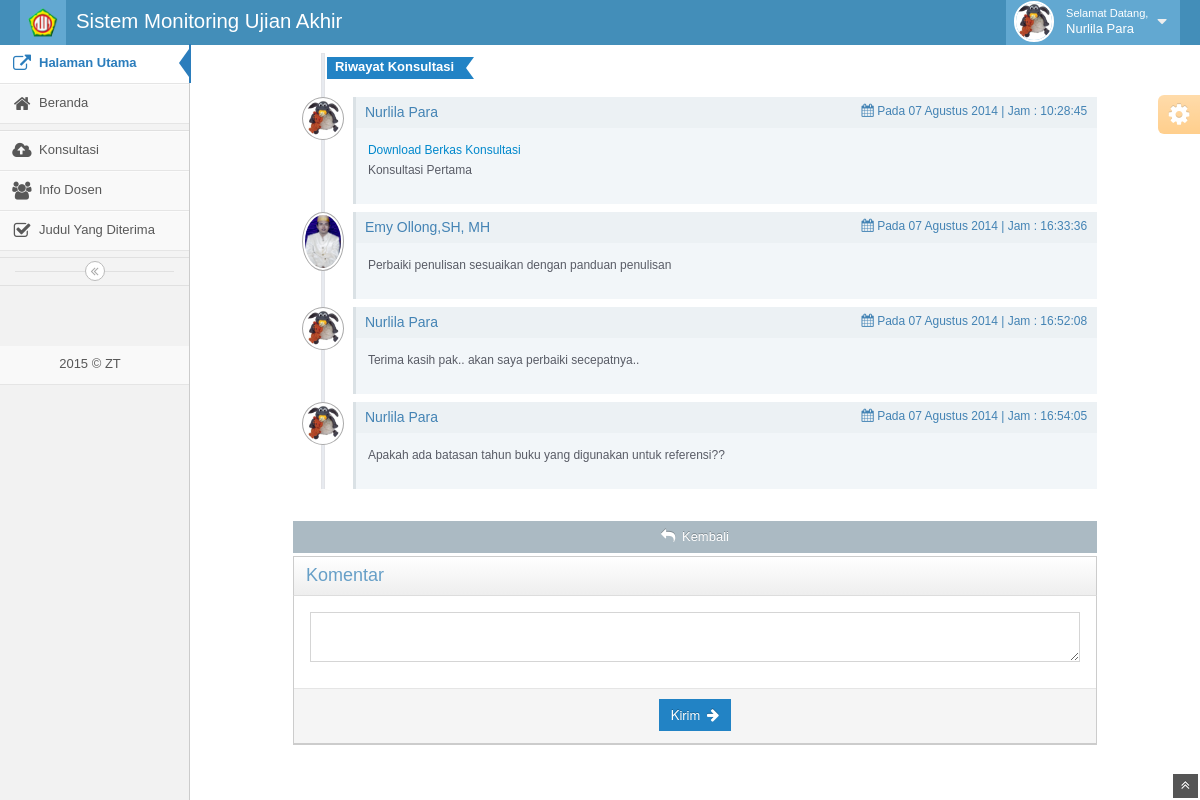
Screenshot of /media.php?page=konsul&act=dtl&kid=1 (signed in) with the database file from the repository.
### tables this page shows
CREATE TABLE IF NOT EXISTS `konsultasi` (
  `kId` int(5) NOT NULL AUTO_INCREMENT,
  `sId` int(5) NOT NULL,
  `dosId` int(11) NOT NULL,
  `kBaca` enum('0','1') NOT NULL DEFAULT '0',
  `kKet` text NOT NULL,
  `kFile` varchar(255) NOT NULL,
  `kWaktu` timestamp NOT NULL DEFAULT CURRENT_TIMESTAMP,
  PRIMARY KEY (`kId`)
);

CREATE TABLE IF NOT EXISTS `skripsi` (
  `sId` int(5) NOT NULL AUTO_INCREMENT,
  `sJudul` text NOT NULL,
  `sStatus` enum('0','1','2') NOT NULL DEFAULT '0',
  `mNim` varchar(15) NOT NULL,
  `sTahun` varchar(4) NOT NULL,
  `sTgl` date NOT NULL,
  `sNoSKPembimbing` varchar(100) DEFAULT NULL,
  `sPem1` int(11) DEFAULT NULL,
  `sPem2` int(11) DEFAULT NULL,
  `sKomentar` varchar(500) DEFAULT NULL,
  PRIMARY KEY (`sId`)
);

CREATE TABLE IF NOT EXISTS `mahasiswa` (
  `mNim` varchar(15) NOT NULL,
  `mNama` varchar(50) NOT NULL,
  `mTgllhr` date NOT NULL,
  `mTmpt` varchar(25) NOT NULL,
  `mTelp` varchar(15) NOT NULL,
  `mEmail` varchar(50) NOT NULL,
  `mAlamat` text NOT NULL,
  `mFoto` varchar(150) NOT NULL,
  `jId` int(5) NOT NULL,
  `kId` int(11) NOT NULL,
  `username` varchar(100) NOT NULL,
  `password` varchar(100) NOT NULL,
  PRIMARY KEY (`mNim`)
);

CREATE TABLE IF NOT EXISTS `komentar` (
  `kkId` int(11) NOT NULL AUTO_INCREMENT,
  `kId` int(11) NOT NULL,
  `kkLevel` enum('2','3') DEFAULT NULL,
  `kkOleh` varchar(20) DEFAULT NULL,
  `kkPesan` text NOT NULL,
  `kkBaca` enum('0','1') NOT NULL DEFAULT '0',
  `kkWaktu` timestamp NOT NULL DEFAULT CURRENT_TIMESTAMP,
  PRIMARY KEY (`kkId`)
);

CREATE TABLE IF NOT EXISTS `dosen` (
  `id_dosen` int(9) NOT NULL AUTO_INCREMENT,
  `nip` varchar(50) NOT NULL,
  `nama_lengkap` varchar(100) NOT NULL,
  `username_login` varchar(100) NOT NULL,
  `password_login` varchar(100) NOT NULL,
  `alamat` text NOT NULL,
  `tempat_lahir` varchar(100) NOT NULL,
  `tgl_lahir` date NOT NULL,
  `no_telp` varchar(20) NOT NULL,
  `email` varchar(50) DEFAULT NULL,
  `foto` varchar(100) NOT NULL,
  PRIMARY KEY (`id_dosen`)
);

### config/fungsiku.php (called while the page is built, shortened)
<?php
function getValue($field,$table,$term){
	$z = mysql_fetch_array(mysql_query("SELECT $field FROM $table WHERE $term"));
	return $z[0];
}
?>

### config/fungsi_indotgl.php (called while the page is built, shortened)
<?php
function getTglIndo($tgl){
	$tanggal = substr($tgl,8,2);
	$bulan = getBulan(substr($tgl,5,2));
	$tahun = substr($tgl,0,4);
	return $tanggal.' '.$bulan.' '.$tahun;
}
function getBulan($bln){
	switch ($bln){
		case 8: return "Agustus";break;
	}
}
?>

### mod/mahasiswa/konsultasi.php (the view, shortened to what this page needs)
<?php
if ($_GET['act']=='dtl'){
	$kid = $_GET['kid'];
	$fk = mysql_fetch_array(mysql_query("SELECT * FROM konsultasi WHERE kId='$kid'"));
	$nimk = getValue("mNim","skripsi","sId='$fk[sId]'");
	$tglk = "Pada ".getTglIndo(substr($fk['kWaktu'], 0,10))." | Jam : ".substr($fk['kWaktu'], 11,8);
	$mhsk = getValue("mNama","mahasiswa","mNim='$nimk'");
	$ffoto = getValue("mFoto","mahasiswa","mNim='$nimk'");
	if (empty($ffoto)){
		$fotok = "images/photo.jpg";
	}else{
		$fotok = "foto_mhs/$ffoto";
	}
	$fberkas = $fk['kFile'];
	$berkas = "<a href='file/$fberkas'>Download Berkas Konsultasi</a>";
?>
	<div class="row-fluid">
		<div class="offset1 span10">
			<div class="timeline-container">
				<div class="timeline-label">
					<span class="label label-primary arrowed-in-right label-large">
						<b>Riwayat Konsultasi</b>
					</span>
				</div>
				<div class="timeline-items">
					<div class="timeline-item clearfix">
						<div class="timeline-info">
							<img alt="<?php echo $nimk;?>" src="<?php echo $fotok;?>" />
						</div>
						<div class="widget-box transparent">
							<div class="widget-header widget-header-small">
								<h5 class="smaller">
									<?php echo $mhsk;?>
								</h5>
								<span class="widget-toolbar no-border">
									<i class="icon-calendar bigger-110"></i>
									<?php echo $tglk;?>
								</span>
							</div>
							<div class="widget-body">
								<div class="widget-main">
									<?php echo $berkas;?><br>
									<?php echo $fk['kKet'];?>
									<div class="space-6"></div>
								</div>
							</div>
						</div>
					</div>
				</div>
				<?php
				$qkomen = mysql_query("SELECT * FROM komentar WHERE kId='$kid' ORDER BY kkId ASC");
				while ($dk = mysql_fetch_array($qkomen)){
					if ($dk['kkLevel']==2){
						$konama = getValue("nama_lengkap","dosen","id_dosen='$dk[kkOleh]'");
						$kfoto = getValue("foto","dosen","id_dosen='$dk[kkOleh]'");
						if (empty($kfoto)){
							$kofoto = "images/photo.jpg";
						}else{
							$kofoto = "foto_dosen/$kfoto";
						}
					}elseif($dk['kkLevel']=='3'){
						$konama = getValue("mNama","mahasiswa","mNim='$dk[kkOleh]'");
						$kfoto = getValue("mFoto","mahasiswa","mNim='$dk[kkOleh]'");
						if (empty($kfoto)){
							$kofoto = "images/photo.jpg";
						}else{
							$kofoto = "foto_mhs/$kfoto";
						}
					}
					$kotgl = "Pada ".getTglIndo(substr($dk['kkWaktu'], 0,10))." | Jam : ".substr($dk['kkWaktu'], 11,8);
					?>
					<div class="timeline-items">
						<div class="timeline-item clearfix">
							<div class="timeline-info">
								<img alt="<?php echo $konama;?>" src="<?php echo $kofoto;?>" />
							</div>
							<div class="widget-box transparent">
								<div class="widget-header widget-header-small">
									<h5 class="smaller">
										<?php echo $konama;?>
									</h5>
									<span class="widget-toolbar no-border">
										<i class="icon-calendar bigger-110"></i>
										<?php echo $kotgl;?>
									</span>
								</div>
								<div class="widget-body">
									<div class="widget-main">
										<?php echo $dk['kkPesan'];?>
										<div class="space-6"></div>
									</div>
								</div>
							</div>
						</div>
					</div>
					<?php
				}
				?>
			</div>
			<a href="media.php?page=konsul" class="btn btn-small btn-block">
				<i class="icon-reply bigger-110"></i> Kembali
			</a>
			<div class="widget-box">
			<div class="widget-header">
				<h4>Komentar</h4>
			</div>
			<div class="widget-body">
				<div class="widget-main no-padding">
					<form method="POST">
						<fieldset>
							<textarea name="pesan" class="autosize-transition span12"></textarea>
						</fieldset>
						<div class="form-actions center">
							<button type="submit" name="komentar" class="btn btn-small btn-primary">
								Kirim	<i class="icon-arrow-right icon-on-right bigger-110"></i>
							</button>
						</div>
					</form>
				</div>
			</div>
			</div>
		</div>
	</div>
<?php
}
?>

### rows the page displays
konsultasi: sId.mFoto (picture), sId.mNama "Nurlila Para", kWaktu "Pada 07 Agustus 2014 | Jam : 10:28:45", kKet "Konsultasi Pertama"
komentar: kkOleh.foto (picture), kkOleh.nama_lengkap "Emy Ollong,SH, MH", kkWaktu "Pada 07 Agustus 2014 | Jam : 16:33:36", kkPesan "Perbaiki penulisan sesuaikan dengan panduan penulisan"
komentar: kkOleh.mFoto (picture), kkOleh.mNama "Nurlila Para", kkWaktu "Pada 07 Agustus 2014 | Jam : 16:52:08", kkPesan "Terima kasih pak.. akan saya perbaiki secepatnya.."
komentar: kkOleh.mFoto (picture), kkOleh.mNama "Nurlila Para", kkWaktu "Pada 07 Agustus 2014 | Jam : 16:54:05", kkPesan "Apakah ada batasan tahun buku yang digunakan untuk referensi??"

### other values shown
$_CONFIG['appname'] "Sistem Monitoring Ujian Akhir"
$_SESSION['uNama'] "Nurlila Para"
$_CONFIG['syscopyright'] "ZT"
